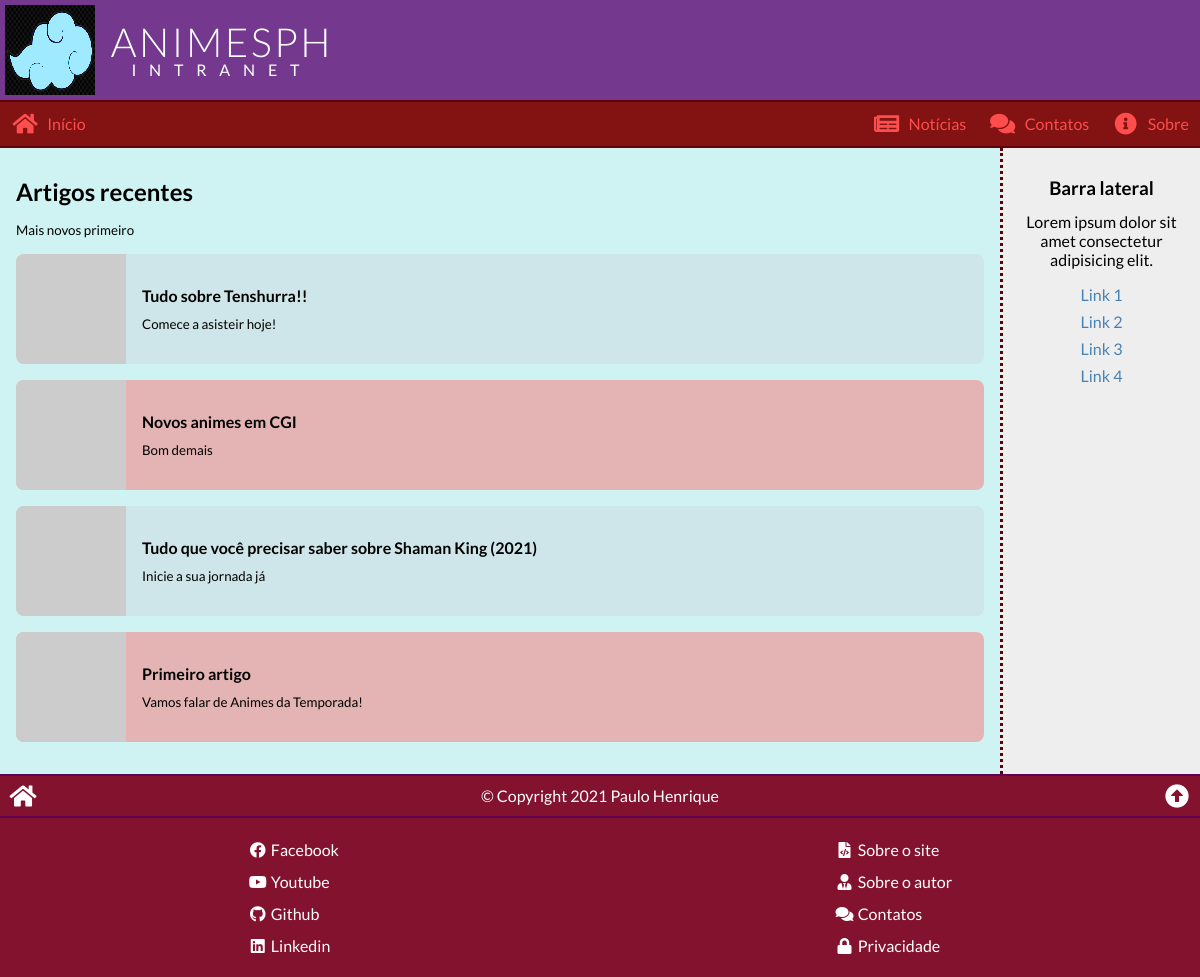
The page / on the database its author committed.
### tables this page shows
CREATE TABLE articles (
    art_id INT PRIMARY KEY AUTO_INCREMENT,
    art_date TIMESTAMP DEFAULT CURRENT_TIMESTAMP,
    art_image VARCHAR(255) NOT NULL,
    art_title VARCHAR(127) NOT NULL,
    art_intro VARCHAR(255) NOT NULL,
    art_text LONGTEXT NOT NULL,
    art_author INT NOT NULL,
    art_status ENUM ('inativo', 'ativo') DEFAULT 'ativo',
    FOREIGN KEY (art_author) REFERENCES authors (aut_id)
);

### _config.php (called while the page is built, shortened)
<?php
$T = array (
    'siteName' => 'AnimesPH',
    'siteSlogan' => 'Intranet',
    'siteLogo' => './img/logo.png',
    'favicon' => './img/logo.png',
    'templateCSS' => './css/global.css',
    'pageTitle' => 'Intranet',
    'pageCSS' => '',
    'pageJS' => '',
    'menuSocial' => array (
        'facebook' => 'https://facebook.com',
        'youtube' => 'https://youtube.com',
        'github' => 'https://github.com',
        'linkedin' => 'https://linkedin.com'
    )
);
?>

### index.php (the view)
<?php
require_once ('_config.php');
$sql = "
SELECT art_id, art_image, art_title, art_intro
FROM articles
WHERE art_status = 'ativo' AND art_date <= NOW()
ORDER BY art_date DESC;
";
$res = $conn->query($sql);
$articles = '';
while($art = $res->fetch_assoc()):
    $articles .= <<<HTML
<div class="article" data-link="./view.php?{$art['art_id']}">
    <img src="{$art['art_image']}" alt="{$art['art_title']}">
    <div>
        <h4>{$art['art_title']}</h4>
        <small>{$art['art_intro']}</small>
    </div>
</div>
HTML;
endwhile;
$T['pageTitle'] = 'Intranet';
$T['pageCSS'] = '../css/index.css';
$T['pageJS'] = '../js/index.js';
require_once('_header.php');
?>
<article>
    <h2>Artigos recentes</h2>
    <small>Mais novos primeiro</small>
    <?php echo $articles ?>
</article>
<aside>
    <h3>Barra lateral</h3>
    <p>Lorem ipsum dolor sit amet consectetur adipisicing elit.</p>
    <ul>
        <li><a href="/">Link 1</a></li>
        <li><a href="/">Link 2</a></li>
        <li><a href="/">Link 3</a></li>
        <li><a href="/">Link 4</a></li>
    </ul>
</aside>
<?php
require_once ('_footer.php');

### _header.php (shortened to what this page needs)
<!DOCTYPE html>
<html lang="pt-br">
<head>
    <link rel="stylesheet" href="<?php echo $T['templateCSS'] ?>">
    <link rel="stylesheet" href="https://cdnjs.cloudflare.com/ajax/libs/font-awesome/5.15.3/css/all.min.css">
<?php
if ($T['pageCSS'] != '') echo "\t<link rel=\"stylesheet\" href=\"{$T['pageCSS']}\">";
?>
</head>
<body>
    <div class="wrap">
        <header>
            <a href="/"><img src="<?php echo $T['siteLogo'] ?>" alt="Intranet"></a>
            <h1><?php echo $T['siteName'] ?><small><?php echo $T['siteSlogan'] ?></small></h1>
        </header>
        <nav>
            <a href="/index.php"><i class="fas fa-fw fa-home"></i> <span>Início</span></a>
            <a href="/"><i class="fas fa-fw fa-newspaper"></i> <span>Notícias</span></a>
            <a href="/contacts.php"><i class="fas fa-fw fa-comments"></i> <span>Contatos</span></a>
            <a href="/about.php"><i class="fas fa-fw fa-info-circle"></i> <span>Sobre</span></a>
        </nav>
        <main>

### _footer.php (shortened to what this page needs)
</main>
<footer>
    <div class="license">
        <a href="/"><i class="fas fa-fw fa-home"></i></a>
        <div>&copy; Copyright 2021 Paulo Henrique</div>
        <a href="#top"><i class="fas fa-fw fa-arrow-alt-circle-up"></i></a>
    </div>
    <div class="menus">
        <div>
<?php
foreach($T['menuSocial'] as $sName => $sLink) :
    $sNameView = ucfirst($sName);
    echo <<<HTML
<a href="{$sLink}">
    <i class="fab fa-fw fa-{$sName}"></i>
    <span>{$sNameView}</span>
</a>
HTML;
endforeach;
?>
    </div>
        <div>
            <a href="/"><i class="fas fa-fw fa-file-code"></i> <span>Sobre o site</span></a>
            <a href="/"><i class="fas fa-fw fa-user-tie"></i> <span>Sobre o autor</span></a>
            <a href="/"><i class="fas fa-fw fa-comments"></i> <span>Contatos</span></a>
            <a href="/"><i class="fas fa-fw fa-lock"></i> <span>Privacidade</span></a>
        </div>
    </div>
</footer>
</div>
</body>
</html>

### css/global.css (style rules this page uses)
* { box-sizing: border-box; outline: none; }
html, body { font-family: Verdana, Geneva, Tahoma, sans-serif; font-size: 16px; position: relative; width: 100%; height: 100%; padding: 0; margin: 0; }
header, nav, main, article, aside, footer { display: block; }
h1, h2, h3, h4, h5, p { margin: 0.8rem 0; }
a { color: steelblue; text-decoration: none; transition: 0.2s; text-decoration: none; }
body { background-attachment: fixed; background-size: cover; background-position-x: left; background-color: rgb(238, 212, 212); font-family: 'Lato', sans-serif; }
.wrap { position: relative; width: 100%; height: 100%; margin: auto; display: flex; flex-direction: column; }
header { display: flex; align-items: center; color: #000; background: #74398f; padding: 0.3rem; }
header img { display: block; width: 90px; height: 90px; margin-right: 1rem; filter: invert(100%) sepia(0%) saturate(6200%) hue-rotate(57deg) brightness(117%) contrast(100%); }
header h1 { margin: 0; text-align: center; font-size: 2.5rem; line-height: 1; letter-spacing: 0.15rem; color: white; text-transform: uppercase; font-weight: 300; }
header small { display: block; text-align: center; font-size: 1rem; font-weight: normal; letter-spacing: 0.8rem; -webkit-text-stroke: 0; color: #fff; }
nav { background: #831212; display: flex; justify-content: flex-end; align-items: center; border-bottom: 2px solid #5f020a; border-top: 2px solid #5f020a; }
nav a { text-align: center; display: block; padding: 0.7rem; color: rgb(253, 77, 77); display: flex; align-items: center; justify-content: center; flex-direction: column; }
nav span { padding-top: 0.2rem; }
nav a:first-child { margin-right: auto; }
nav i { font-size: 2rem; }
@media (min-width: 576px) { nav a { flex-direction: row; } }
@media (min-width: 576px) { nav i { font-size: 1.4rem; } }
@media (min-width: 576px) { nav span { padding: 0; padding-left: 0.5rem; } }
main { background: rgb(207, 242, 243); width: 100%; max-width: 1200px; margin: 0 auto; }
main article { padding: 1rem; }
main aside { padding: 1rem; border-top: 3px dotted grey; background-color: #eee; overflow: auto; text-align: center; }
ul { padding: 0; }
ul li { list-style: none; margin: .5rem; }
@media (min-width: 768px) { main { display: flex; justify-content: space-between; } }
@media (min-width: 768px) { main article { flex-grow: 2; } }
@media (min-width: 768px) { main aside { border: none; border-left: 3px dotted #5f0202; min-width: 200px; max-width: 200px; } }
footer { background: #83122e; color: #fff; }
footer a { color: #fff; }
footer .license { text-align: center; display: flex; justify-content: space-between; align-items: center; border-top: 2px solid #5f0254; border-bottom: 2px solid #5f0254; }
footer .license a { padding: 0.5rem; }
footer .license a i { font-size: 1.5rem; }
footer .license div { font-size: 0.8rem; }
footer .menus { display: flex; justify-content: space-around; align-items: flex-start; padding: 1rem 0; }
footer .menus a { display: block; padding: 0.4rem 0.2rem; border-radius: 0.3rem; }
@media (min-width: 576px) { footer .license div { font-size: 1rem; } }

### css/index.css (style rules this page uses)
.article { display: flex; justify-content: flex-start; align-items: center; margin: 1rem 0; border-radius: .5rem; overflow: hidden; }
.article img { width: 110px; height: auto; margin-right: 1rem; }
.article h4 { margin: 0; margin-bottom: .5rem; }
.article:nth-child(even) { background-color: rgb(228, 180, 180); }
.article:nth-child(odd) { background-color: rgb(206, 229, 233); }

### rows shown on the page
articles: art_title "Tudo sobre Tenshurra!!", art_intro "Comece a asisteir hoje!"
articles: art_title "Novos animes em CGI", art_intro "Bom demais"
articles: art_title "Tudo que você precisar saber sobre Shaman King (2021)", art_intro "Inicie a sua jornada já"
articles: art_title "Primeiro artigo", art_intro "Vamos falar de Animes da Temporada!"

### other values the page prints
$T['siteName'] "ANIMESPH"
$T['siteSlogan'] "INTRANET"
$sNameView "Facebook"
$sNameView "Youtube"
$sNameView "Github"
$sNameView "Linkedin"
